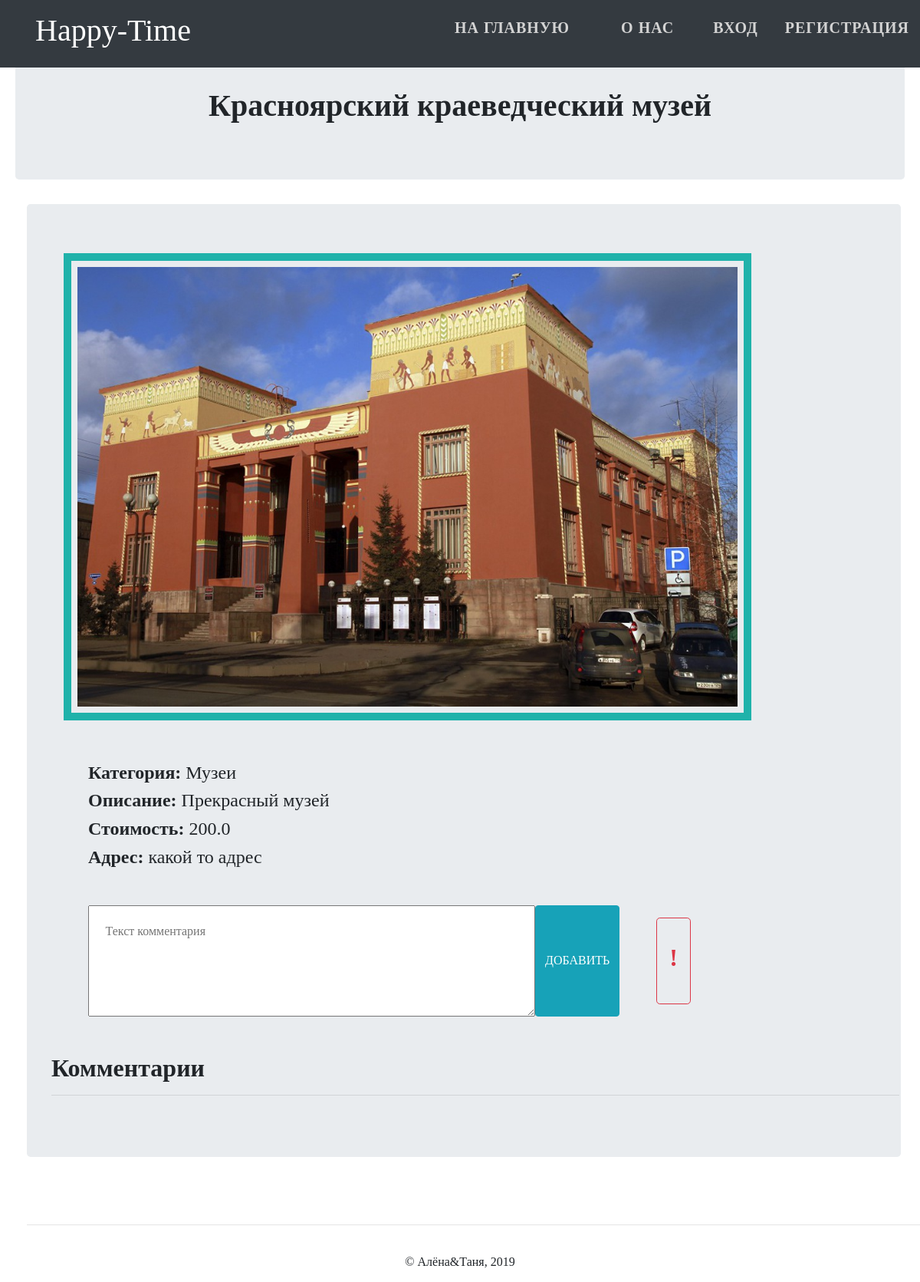
Page /2/ on the committed database.
### HTApp2_0/models.py (models this page shows, shortened)
class Place(models.Model):
    name_place = models.CharField(verbose_name='name_place', db_index=True, max_length=64, default=None)
    category = models.ForeignKey(Category, verbose_name='category', on_delete=models.CASCADE)
    description_place = models.CharField(verbose_name='description_place', db_index=True, max_length=2048, default=None)
    cost_place = models.FloatField(verbose_name='cost_place', db_index=True, max_length=64, default=None)
    address_place = models.CharField(verbose_name='address_place', db_index=True, max_length=1024, default=None)
    pictures_place = models.ImageField(verbose_name='pictures_place', db_index=True, default=None, upload_to='images/')

class Category(models.Model):
    name_category = models.CharField(verbose_name='name_category', db_index=True, max_length=64, default=None)
    def __str__(self):
        return self.name_category

### HTApp2_0/views.py (the view)
# urls.py: path('<int:place_id>/', views.detail, name='detail'),
def detail(request, place_id):
    try:
        pl = Place.objects.get(id=place_id)
    except:
        raise Http404('Место не найдено...')
    comments_list = pl.comment_set.order_by()
    return render(request, 'detail.html', {'pl': pl, 'comments_list': comments_list})

### HTApp2_0/templates/detail.html (shortened to what this page needs)
{% extends 'main.html' %}
{% load static %}
{% block content %}
<div class="jumbotron titledet text-center"> <h1><b>{{ pl.name_place }}</b></h1> </div>
<div class="container"><div class="jumbotron">
<div class="" > <img src="{{ pl.pictures_place.url }}" class=" pict p-2 ml-3" style="margin-bottom: 5%; width:80%; height: 40%;" alt="{{ pl.name_place }}">
    <div class="property mx-5">
         <h4><b>Категория:</b> {{ pl.category }}</h4>
        <h4><b>Описание:</b> {{ pl.description_place }}</h4>
        <h4> <b>Стоимость:</b> {{ pl.cost_place }} </h4>
        <h4> <b>Адрес:</b> {{pl.address_place}} </h4>
    </div>
    {% if user.is_authenticated %}
    <form action="{% url 'add_comment' pl.id %}" method='POST'>
    {% csrf_token %}
        <div class="input-group my-5" >
    <textarea name="text_comment"  placeholder="Текст комментария" style="width: 50%; height: 100px; padding: 2%;"></textarea>
    <button  type="submit" class="btn btn-info butdetail">ДОБАВИТЬ</button>
        </div>
    </form>
    {% else %}
        <form  method='POST'>
<div class="input-group m-5" >
    <textarea name="text_comment" required="" placeholder="Текст комментария" style="width: 50%; height: 100px; padding: 2%;"></textarea>
    <button onclick="alert('Только зарегистрированные пользователи могут оставлять комментарии!')" type="submit" class="btn btn-info butdetail" >ДОБАВИТЬ</button>
    <button onclick="alert('Если вы зарегистрируетесь, то сможете добавлять понравившиеся места в свой личный кабинет и рассчитывать стоимость поездки!')" id ="btn-tooltip" title="нажми на меня" type="submit" class="btn btn-outline-danger btn-lg mx-5 my-3"><h2><b>!</b></h2></button>
</div>
        </form>
    {% endif %}
        <h2><b>Комментарии</b></h2>
        <hr class="container">
</div>
</div>
</div>
{% endblock %}

### HTApp2_0/static/css/style2.0.css (style rules this page uses)
html, body { height: 100%; font-family: 'Lobster', cursive; }
.pict { border: none; border:10px solid lightseagreen; height: 324px; width: 600px; }
h1, h2, h3, h4, h5, h6 { font-family: 'Lobster', cursive; }
.container { position: relative; }

### rows in the picture
Place: name_place "Красноярский краеведческий музей", pictures_place (picture), category "Музеи", description_place "Прекрасный музей", cost_place "200.0", address_place "какой то адрес"
